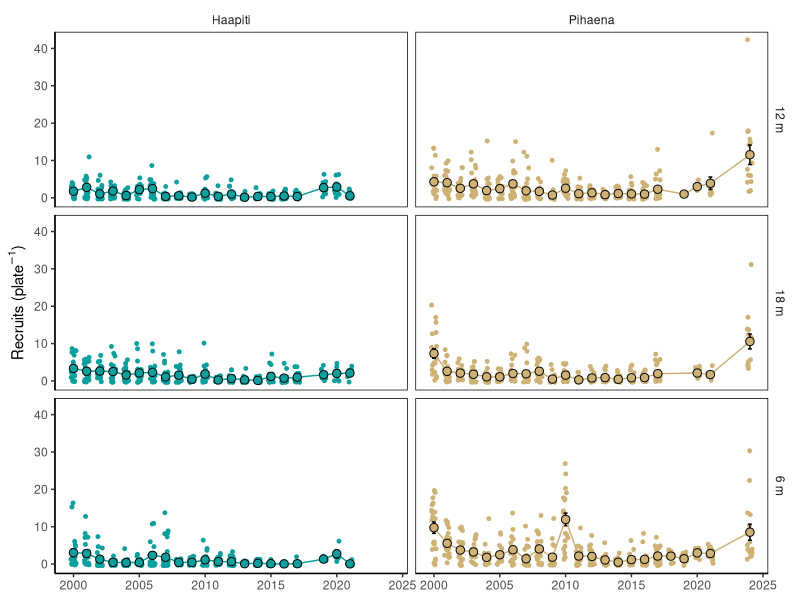
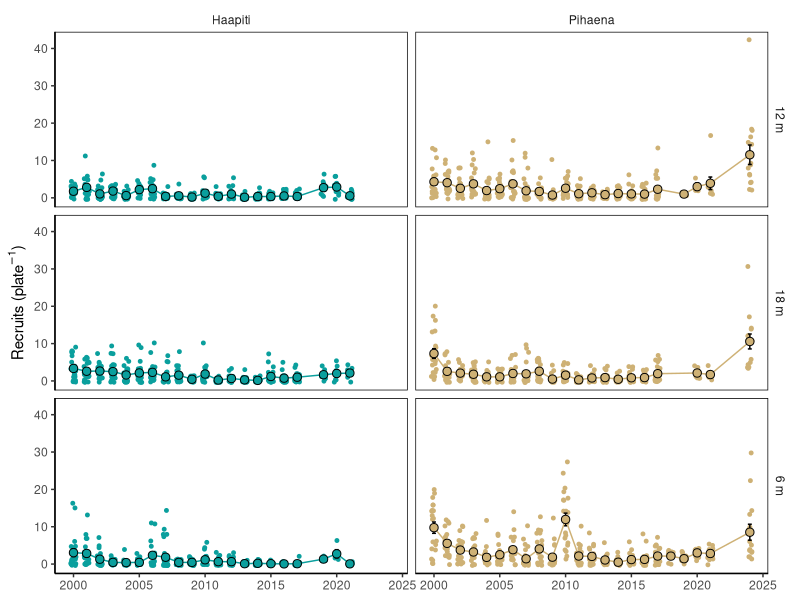

Recreate these plots in R, in order.
## ---- chunk 1
library(tidyverse)
library(here)

theme_andi <- function(){
  theme(panel.grid.major = element_blank(),
        panel.grid.minor = element_blank(),
        panel.background = element_blank(), 
        strip.background = element_blank(),
        axis.line = element_line(colour = "black" ))
}
## ---- chunk 2
dat_recruit <- read.csv(here("long_term/data/clean/2024_07_22_recruits.csv")) %>% 
  mutate(date = as_date(date, format = "%d.%m.%y"),
         year = year(date),
         depth = substr(depth, 1,2) %>%  
           as.numeric() %>% 
           as.factor()) %>% 
  filter(#year >= 2018,
         site != "Tiahura") %>% 
  mutate(site = recode(site, "Vaipahu" = "Pihaena")) %>% 
  mutate(depth = paste(depth, "m"))

## ---- chunk 3
dat_recruit_sum <- dat_recruit %>% 
  group_by(year, site, plate, depth) %>% 
  summarise(number = sum(number, na.rm = T))
## ---- chunk 4
dat_recruit_sumS <- dat_recruit_sum %>% 
  group_by(year, site, depth) %>% 
  summarise(mean_number = mean(number, na.rm = T),
            se = sd(number, na.rm=T) / sqrt(sum(!is.na(number))))
## ---- chunk 5

col_site = c("Haapiti" = "#0A9F9DFF", 
              "Pihaena" = "#CEB175FF")


plot_recruit <- dat_recruit_sum %>% 
  ggplot(aes(x = as.numeric(year)))+
geom_point(aes(y = number, col = site),
            position = position_jitter(.2),
           size = 1)+
  geom_errorbar(data =dat_recruit_sumS, 
             aes(ymin = mean_number - se, 
                 ymax = mean_number + se,
             width = .3))+
  geom_line(data =dat_recruit_sumS, 
             aes(y = mean_number, col = site))+
  geom_point(data =dat_recruit_sumS, 
             aes(y = mean_number, fill = site),
             size = 2.5,
             col = "black",
             shape = 21)+
  labs(y = expression("Recruits ("*plate^-1*")"), x = NULL)+
  scale_colour_manual(values = col_site, name = NULL)+
  scale_fill_manual(values = col_site, name = NULL)+
  facet_grid(depth~site)+
 # scale_x_continuous(breaks = seq(2018, 2024, by = 1))+
  theme_andi()+
  theme(legend.position = "none",
        panel.background = element_rect(colour = "black",  fill='transparent'))
plot_recruit
## ---- chunk 6
ggsave(filename = "plot_recruit.pdf",
       plot = plot_recruit, 
       path = here("long_term/plots"),
       width = 15, height = 8, units = "cm")
